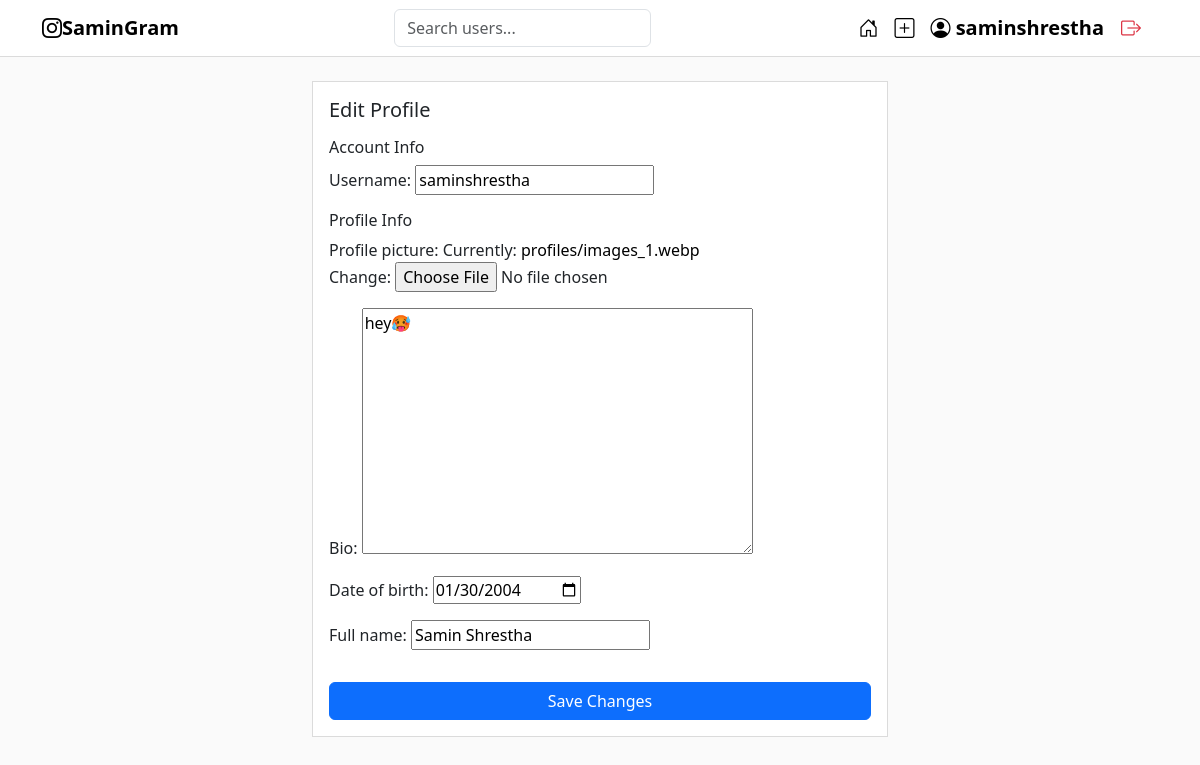
Before: /profile/edit/ (signed in) with the older database file.
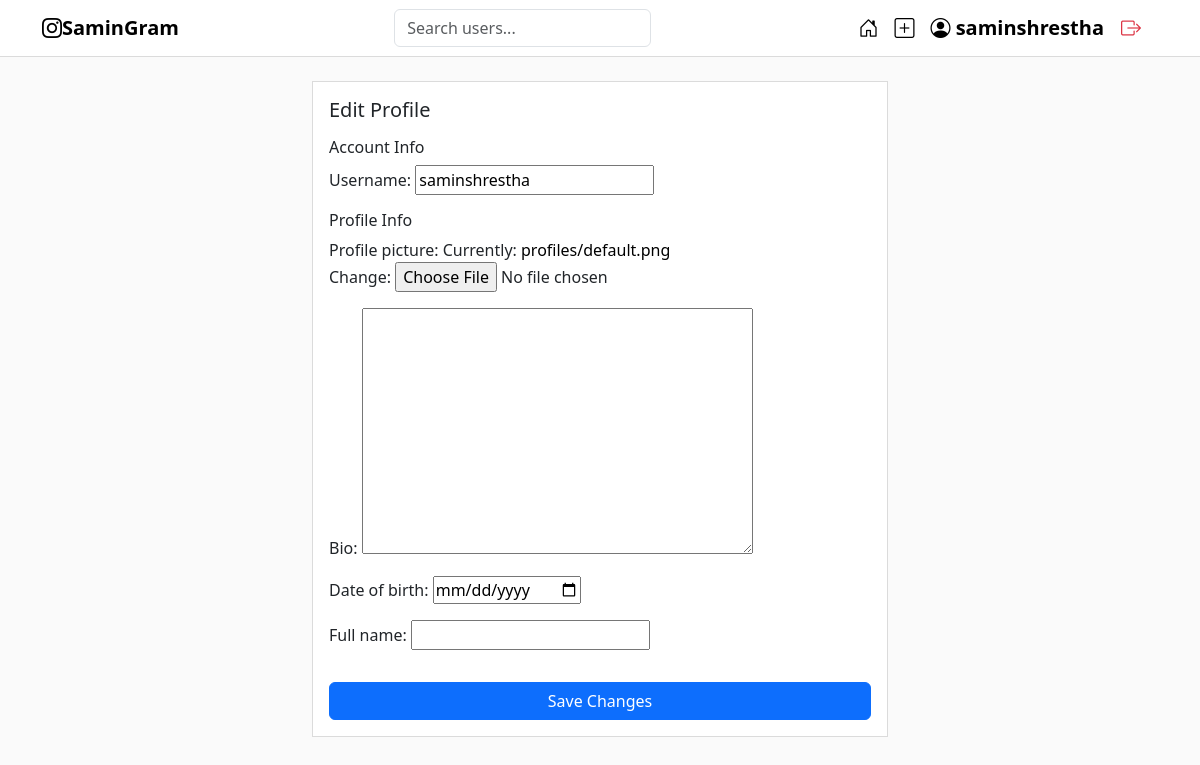
After: the same page with the newer database file.
### insta_app/models.py (models this page shows, shortened)
class Profile(models.Model):
    user = models.OneToOneField(User, on_delete=models.CASCADE)
    full_name = models.CharField(max_length=100, blank=True)
    date_of_birth = models.DateField(null=True, blank=True)
    bio = models.TextField(blank=True)
    profile_picture = models.ImageField(upload_to='profiles/', default='profiles/default.png')

### insta_app/views.py (the view, shortened to what this page needs)
# urls.py: path('profile/edit/', ProfileUpdateView.as_view(), name='edit_profile'),
class ProfileUpdateView(LoginRequiredMixin, TemplateView):
    template_name = 'profile/edit_profile.html'
    def get(self, request, *args, **kwargs):
        user_form = UserUpdateForm(instance=request.user)
        profile_form = ProfileUpdateForm(instance=request.user.profile)
        return self.render_to_response({
            'user_form': user_form,
            'profile_form': profile_form
        })

### insta_app/forms.py
class UserUpdateForm(forms.ModelForm):
    class Meta:
        model = User
        fields = ['username']
        help_texts = {
            'username': '',
        }

class ProfileUpdateForm(forms.ModelForm):
    class Meta:
        model = Profile
        fields = ['profile_picture', 'bio', 'date_of_birth', 'full_name']
        widgets = {
            'date_of_birth': forms.DateInput(attrs={'type': 'date'}),
        }

### templates/profile/edit_profile.html (shortened to what this page needs)
{% extends 'base.html' %}
{% block content %}
<div class="card insta-card">
  <div class="card-body">
    <h5 class="mb-3">Edit Profile</h5>
    <form method="POST" enctype="multipart/form-data">
      <h6>Account Info</h6>
      {{ user_form.as_p }}
      <h6 class="mt-3">Profile Info</h6>
      {{ profile_form.as_p }}
      <button type="submit" class="btn btn-primary w-100 mt-3">
        Save Changes
      </button>
    </form>
  </div>
</div>
{% endblock %}

Changed rows visible on the page:
changed Profile: bio "hey🥵" → (not shown); date_of_birth "01/30/2004" → (not shown); full_name "Samin Shrestha" → (not shown)
Other visible differences:
text no longer shown: "Profile picture: Currently: profiles/images_1.webp Change: Bio: Date of birth: Full name:"
text now shown: "Profile picture: Currently: profiles/default.png Change: Bio: Date of birth: Full name:"
